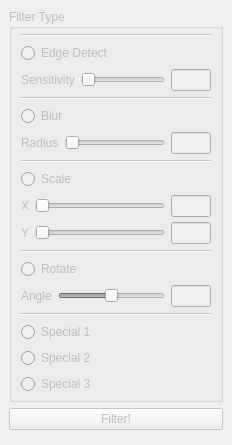
  <widget class="QDockWidget" name="filterDock">
   <property name="enabled">
    <bool>false</bool>
   </property>
   <property name="windowTitle">
    <string>F&amp;ilter</string>
   </property>
   <attribute name="dockWidgetArea">
    <number>1</number>
   </attribute>
   <widget class="QWidget" name="filterDockContents">
    <layout class="QVBoxLayout" name="verticalLayout_5">
     <item>
      <widget class="QGroupBox" name="filterType">
       <property name="title">
        <string>Filter Type</string>
       </property>
       <layout class="QVBoxLayout" name="verticalLayout_6">
        <property name="topMargin">
         <number>5</number>
        </property>
        <property name="bottomMargin">
         <number>5</number>
        </property>
        <item>
         <widget class="Line" name="line_5">
          <property name="orientation">
           <enum>Qt::Horizontal</enum>
          </property>
         </widget>
        </item>
        <item>
         <widget class="QRadioButton" name="filterTypeEdgeDetect">
          <property name="text">
           <string>Edge Detect</string>
          </property>
         </widget>
        </item>
        <item>
         <widget class="QWidget" name="edgeDetectThreshold" native="true">
          <property name="enabled">
           <bool>false</bool>
          </property>
          <layout class="QGridLayout" name="gridLayout_13">
           <property name="leftMargin">
            <number>0</number>
           </property>
           <property name="topMargin">
            <number>0</number>
           </property>
           <property name="rightMargin">
            <number>0</number>
           </property>
           <property name="bottomMargin">
            <number>0</number>
           </property>
           <item row="0" column="0">
            <widget class="QLabel" name="edgeDetectSensitivityLabel">
             <property name="text">
              <string>Sensitivity</string>
             </property>
            </widget>
           </item>
           <item row="0" column="1">
            <widget class="QSlider" name="edgeDetectSensitivitySlider">
             <property name="orientation">
              <enum>Qt::Horizontal</enum>
             </property>
            </widget>
           </item>
           <item row="0" column="2">
            <widget class="QLineEdit" name="edgeDetectSensitivityTextbox">
             <property name="minimumSize">
              <size>
               <width>40</width>
               <height>0</height>
              </size>
             </property>
             <property name="maximumSize">
              <size>
               <width>40</width>
               <height>16777215</height>
              </size>
             </property>
            </widget>
           </item>
          </layout>
         </widget>
        </item>
        <item>
         <widget class="Line" name="line">
          <property name="orientation">
           <enum>Qt::Horizontal</enum>
          </property>
         </widget>
        </item>
        <item>
         <widget class="QRadioButton" name="filterTypeBlur">
          <property name="text">
           <string>Blur</string>
          </property>
         </widget>
        </item>
        <item>
         <widget class="QWidget" name="blurRadius" native="true">
          <layout class="QGridLayout" name="gridLayout_8">
           <property name="leftMargin">
            <number>0</number>
           </property>
           <property name="topMargin">
            <number>0</number>
           </property>
           <property name="rightMargin">
            <number>0</number>
           </property>
           <property name="bottomMargin">
            <number>0</number>
           </property>
           <item row="0" column="2">
            <widget class="QLineEdit" name="blurRadiusTextbox">
             <property name="enabled">
              <bool>false</bool>
             </property>
             <property name="minimumSize">
              <size>
               <width>40</width>
               <height>0</height>
              </size>
             </property>
             <property name="maximumSize">
              <size>
               <width>40</width>
               <height>16777215</height>
              </size>
             </property>
            </widget>
           </item>
           <item row="0" column="1">
            <widget class="QSlider" name="blurRadiusSlider">
             <property name="enabled">
              <bool>false</bool>
             </property>
             <property name="minimumSize">
              <size>
               <width>100</width>
               <height>0</height>
              </size>
             </property>
             <property name="orientation">
              <enum>Qt::Horizontal</enum>
             </property>
            </widget>
           </item>
           <item row="0" column="0">
            <widget class="QLabel" name="blurRadiusLabel">
             <property name="enabled">
              <bool>false</bool>
             </property>
             <property name="text">
              <string>Radius</string>
             </property>
            </widget>
           </item>
          </layout>
         </widget>
        </item>
        <item>
         <widget class="Line" name="line_2">
          <property name="orientation">
           <enum>Qt::Horizontal</enum>
          </property>
         </widget>
        </item>
        <item>
         <widget class="QRadioButton" name="filterTypeScale">
          <property name="enabled">
           <bool>false</bool>
          </property>
          <property name="text">
           <string>Scale</string>
          </property>
          <property name="checked">
           <bool>false</bool>
          </property>
         </widget>
        </item>
        <item>
         <widget class="QWidget" name="scale" native="true">
          <layout class="QGridLayout" name="gridLayout_9">
           <property name="leftMargin">
            <number>0</number>
           </property>
           <property name="topMargin">
            <number>0</number>
           </property>
           <property name="rightMargin">
            <number>0</number>
           </property>
           <property name="bottomMargin">
            <number>0</number>
           </property>
           <property name="verticalSpacing">
            <number>5</number>
           </property>
           <item row="0" column="0">
            <widget class="QLabel" name="scaleLabelX">
             <property name="enabled">
              <bool>false</bool>
             </property>
             <property name="text">
              <string>X</string>
             </property>
            </widget>
           </item>
           <item row="0" column="1">
            <widget class="QSlider" name="scaleSliderX">
             <property name="enabled">
              <bool>false</bool>
             </property>
             <property name="minimumSize">
              <size>
               <width>100</width>
               <height>0</height>
              </size>
             </property>
             <property name="orientation">
              <enum>Qt::Horizontal</enum>
             </property>
            </widget>
           </item>
           <item row="0" column="2">
            <widget class="QLineEdit" name="scaleTextboxX">
             <property name="enabled">
              <bool>false</bool>
             </property>
             <property name="minimumSize">
              <size>
               <width>40</width>
               <height>0</height>
              </size>
             </property>
             <property name="maximumSize">
              <size>
               <width>40</width>
               <height>16777215</height>
              </size>
             </property>
            </widget>
           </item>
           <item row="1" column="0">
            <widget class="QLabel" name="scaleLabelY">
             <property name="enabled">
              <bool>false</bool>
             </property>
             <property name="text">
              <string>Y</string>
             </property>
            </widget>
           </item>
           <item row="1" column="1">
            <widget class="QSlider" name="scaleSliderY">
             <property name="enabled">
              <bool>false</bool>
             </property>
             <property name="minimumSize">
              <size>
               <width>100</width>
               <height>0</height>
              </size>
             </property>
             <property name="orientation">
              <enum>Qt::Horizontal</enum>
             </property>
            </widget>
           </item>
           <item row="1" column="2">
            <widget class="QLineEdit" name="scaleTextboxY">
             <property name="enabled">
              <bool>false</bool>
             </property>
             <property name="minimumSize">
              <size>
               <width>40</width>
               <height>0</height>
              </size>
             </property>
             <property name="maximumSize">
              <size>
               <width>40</width>
               <height>16777215</height>
              </size>
             </property>
            </widget>
           </item>
          </layout>
         </widget>
        </item>
        <item>
         <widget class="Line" name="line_3">
          <property name="orientation">
           <enum>Qt::Horizontal</enum>
          </property>
         </widget>
        </item>
        <item>
         <widget class="QRadioButton" name="filterTypeRotate">
          <property name="text">
           <string>Rotate</string>
          </property>
         </widget>
        </item>
        <item>
         <widget class="QWidget" name="rotateAngle" native="true">
          <layout class="QGridLayout" name="gridLayout_17">
           <property name="leftMargin">
            <number>0</number>
           </property>
           <property name="topMargin">
            <number>0</number>
           </property>
           <property name="rightMargin">
            <number>0</number>
           </property>
           <property name="bottomMargin">
            <number>0</number>
           </property>
           <item row="0" column="0">
            <widget class="QLabel" name="rotateAngleLabel">
             <property name="enabled">
              <bool>false</bool>
             </property>
             <property name="text">
              <string>Angle</string>
             </property>
            </widget>
           </item>
           <item row="0" column="1">
            <widget class="QSlider" name="rotateSlider">
             <property name="enabled">
              <bool>false</bool>
             </property>
             <property name="minimum">
              <number>-360</number>
             </property>
             <property name="maximum">
              <number>360</number>
             </property>
             <property name="orientation">
              <enum>Qt::Horizontal</enum>
             </property>
            </widget>
           </item>
           <item row="0" column="2">
            <widget class="QLineEdit" name="rotateAngleEdit">
             <property name="enabled">
              <bool>false</bool>
             </property>
             <property name="maximumSize">
              <size>
               <width>40</width>
               <height>16777215</height>
              </size>
             </property>
            </widget>
           </item>
          </layout>
         </widget>
        </item>
        <item>
         <widget class="Line" name="line_4">
          <property name="orientation">
           <enum>Qt::Horizontal</enum>
          </property>
         </widget>
        </item>
        <item>
         <widget class="QRadioButton" name="filterTypeSpecial1">
          <property name="text">
           <string>Special 1</string>
          </property>
         </widget>
        </item>
        <item>
         <widget class="QRadioButton" name="filterTypeSpecial2">
          <property name="text">
           <string>Special 2</string>
          </property>
         </widget>
        </item>
        <item>
         <widget class="QRadioButton" name="filterTypeSpecial3">
          <property name="text">
           <string>Special 3</string>
          </property>
         </widget>
        </item>
       </layout>
      </widget>
     </item>
     <item>
      <widget class="QPushButton" name="filterButton">
       <property name="text">
        <string>Filter!</string>
       </property>
      </widget>
     </item>
     <item>
      <widget class="QWidget" name="filterDockEmptySpace" native="true">
       <property name="sizePolicy">
        <sizepolicy hsizetype="Preferred" vsizetype="Expanding">
         <horstretch>0</horstretch>
         <verstretch>0</verstretch>
        </sizepolicy>
       </property>
      </widget>
     </item>
    </layout>
   </widget>
  </widget>
